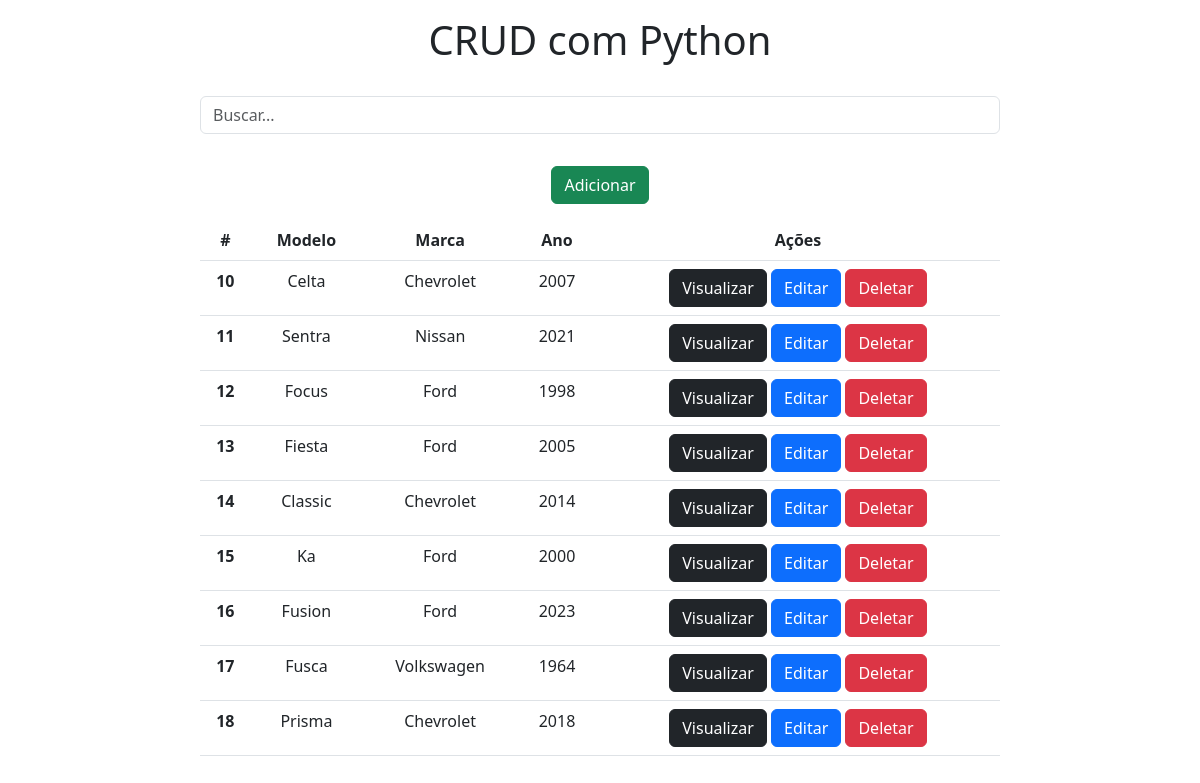
The page / on the database its author committed.
### app/models.py (models this page shows)
class Carros(models.Model):
    modelo = models.CharField(max_length=150)
    marca = models.CharField(max_length=100)
    ano = models.IntegerField()

### app/views.py (the view)
# urls.py: 2. Add a URL to urlpatterns:  path('', views.home, name='home')
def home(request):
    data = {}
    search = request.GET.get('search')
    if search:
        data['db'] = Carros.objects.filter(modelo__icontains=search)
    else:
        data['db'] = Carros.objects.all()
    return render(request, 'index.html', data)

### app/templates/index.html (shortened to what this page needs)
<!DOCTYPE html>
<html lang="pt-br">
<head>
    <link rel="stylesheet" href="https://cdn.jsdelivr.net/npm/bootstrap@5.3.0-alpha3/dist/css/bootstrap.min.css"
          rel="stylesheet"
>
</head>
<body>
<div class="col-8 m-auto pt-3 pb-2 text-center">
    <h1>CRUD com Python</h1>
</div>
<div class="col-8 m-auto pt-3 pb-2 text-center">
    <form method="get">
        <input type="text" id="search" name="search" class="form-control" placeholder="Buscar...">
    </form>
</div>
<div class="col-8 m-auto pt-4 pb-2 text-center">
    <a href="/form" class="btn btn-success">Adicionar</a>
</div>
<div class="col-8 m-auto pt-2 pb-2 text-center">
    <table class="table">
        <thead class="thead-dark">
        <tr>
            <th scope="col">#</th>
            <th scope="col">Modelo</th>
            <th scope="col">Marca</th>
            <th scope="col">Ano</th>
            <th scope="col">Ações</th>
        </tr>
        </thead>
        <tbody>
        {% for dbs in db %}
            <tr>
                <th> {{ dbs.id }} </th>
                <td> {{ dbs.modelo }} </td>
                <td> {{ dbs.marca }} </td>
                <td> {{ dbs.ano }} </td>
                <td>
                    <a href="/view/{{ dbs.id }}/" class="btn btn-dark">Visualizar</a>
                    <a href="/edit/{{ dbs.id }}/" class="btn btn-primary">Editar</a>
                    <a href="/delete/{{ dbs.id }}/" class="btn btn-danger btnDel">Deletar</a>
                </td>
            </tr>
        {% endfor %}
        </tbody>
    </table>
</div>
{% load static %}
</body>
</html>

### rows shown on the page
Carros: id "10", modelo "Celta", marca "Chevrolet", ano "2007"
Carros: id "11", modelo "Sentra", marca "Nissan", ano "2021"
Carros: id "12", modelo "Focus", marca "Ford", ano "1998"
Carros: id "13", modelo "Fiesta", marca "Ford", ano "2005"
Carros: id "14", modelo "Classic", marca "Chevrolet", ano "2014"
Carros: id "15", modelo "Ka", marca "Ford", ano "2000"
Carros: id "16", modelo "Fusion", marca "Ford", ano "2023"
Carros: id "17", modelo "Fusca", marca "Volkswagen", ano "1964"
Carros: id "18", modelo "Prisma", marca "Chevrolet", ano "2018"
